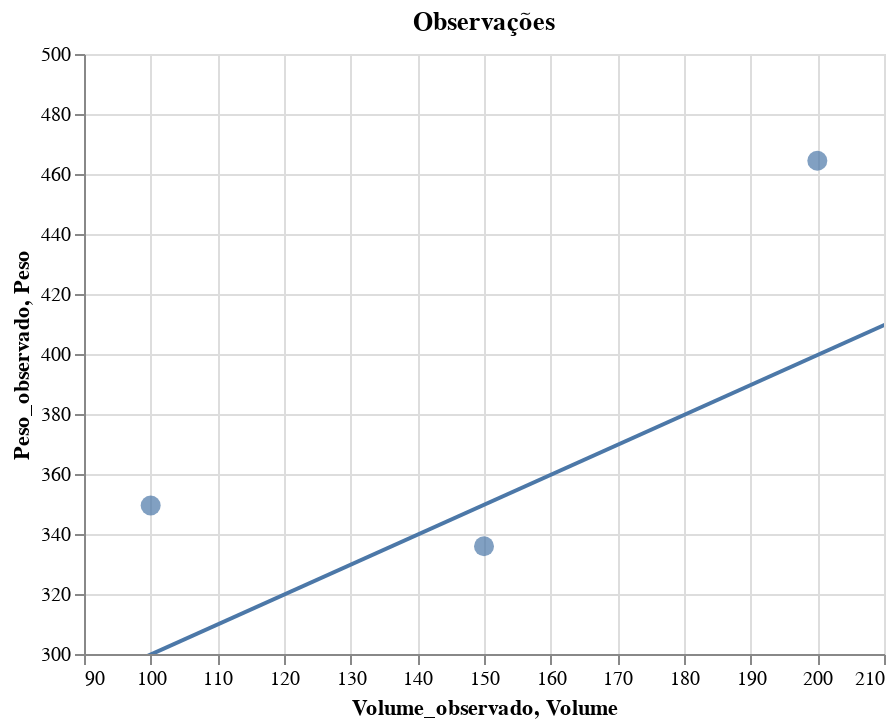

Notebook code cell kept with this figure:
### Markdown cell above
### Um exemplo

Eu sei que é meio confuso, então vamos visitar um exemplo simples: vamos tentar aproximar uma linha com três pontos.

### Code cell
#hide_input
import numpy as np
import pandas as pd
import altair as alt
from vega_datasets import data

def peso_total(volume_observado: float, coef_ang: float, peso_bequer: float) -> float:
    """Função que calcula o peso total no experimento."""
    return coef_ang*volume_observado + peso_bequer

np.random.seed(42)
m = 0.9982                         # densidade da água (g/ml)
p_bequer = 200                     # peso do béquer
v_obs = np.array([100, 150, 200])  # volumes observados
ruido = np.random.normal(0, 100, size=(3,))
p_obs = peso_total(v_obs, m, p_bequer) + ruido

v_ideal = np.linspace(0, 300, 2)
p_ideal = peso_total(v_ideal, m, p_bequer)

observacoes = pd.DataFrame({
    'Volume_observado': v_obs,
    'Peso_observado': p_obs,
})

ideal = pd.DataFrame({
    'Volume': v_ideal,
    'Peso': p_ideal,
})

pontos = alt.Chart(observacoes).mark_circle(size=100).encode(
    alt.X('Volume_observado', scale=alt.Scale(domain=(90, 210))),
    alt.Y('Peso_observado',scale=alt.Scale(domain=(300, 500))),
).properties(title='Observações').interactive()

linha = alt.Chart(ideal).mark_line().encode(
    x='Volume',
    y='Peso'
)

pontos + linha

### Figure 1 — Vega-Lite specification as saved in the notebook (floating-point values rounded to 4 significant figures)
{"config": {"view": {"continuousWidth": 400, "continuousHeight": 300}}, "layer": [{"data": {"name": "data-67ac8c61f48d2749fe807a80e6c0ba6f"}, "mark": {"type": "circle", "size": 100}, "encoding": {"x": {"type": "quantitative", "field": "Volume_observado", "scale": {"domain": [90, 210]}}, "y": {"type": "quantitative", "field": "Peso_observado", "scale": {"domain": [300, 500]}}}, "selection": {"selector001": {"type": "interval", "bind": "scales", "encodings": ["x", "y"]}}, "title": "Observações"}, {"data": {"name": "data-094bb663d96c8af72e2283e41df8435a"}, "mark": "line", "encoding": {"x": {"type": "quantitative", "field": "Volume"}, "y": {"type": "quantitative", "field": "Peso"}}}], "$schema": "https://vega.github.io/schema/vega-lite/v4.8.1.json", "datasets": {"data-67ac8c61f48d2749fe807a80e6c0ba6f": [{"Volume_observado": 100, "Peso_observado": 349.5}, {"Volume_observado": 150, "Peso_observado": 335.9}, {"Volume_observado": 200, "Peso_observado": 464.4}], "data-094bb663d96c8af72e2283e41df8435a": [{"Volume": 0.0, "Peso": 200.0}, {"Volume": 300.0, "Peso": 499.5}]}}
